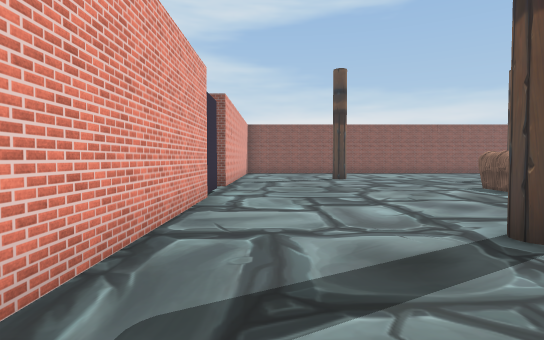
View 1 (above)

24 first-person views from a walk through a Unity game level. The camera is 1.5 m above the floor, tilts 2° down and sees 80° across. Doors are open. The floor is counted in squares, 2 m on a side. Each view is taken from the middle of a square. On the plan, view 1 faces up. The plan holds only what a view shows up to about 11 squares ahead; the rest is blank. The place goes on beyond the plan. The player is left out. Some animated figures are not drawn. Some surface patterns are stand-ins.

View 2
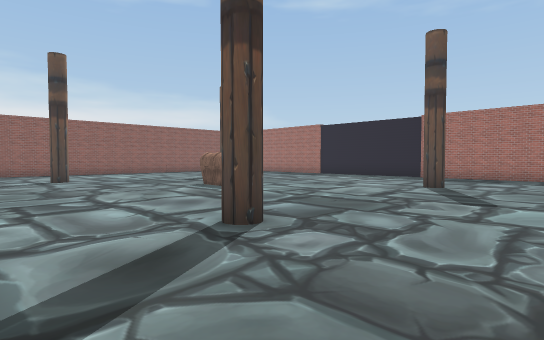

View 3
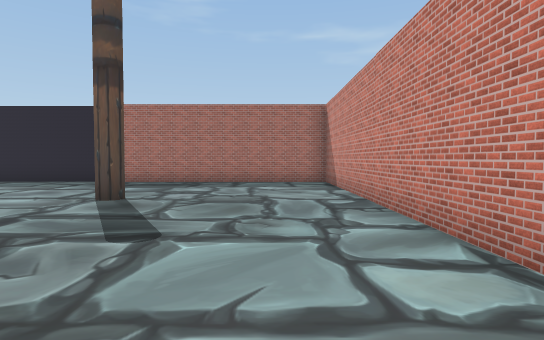

View 4
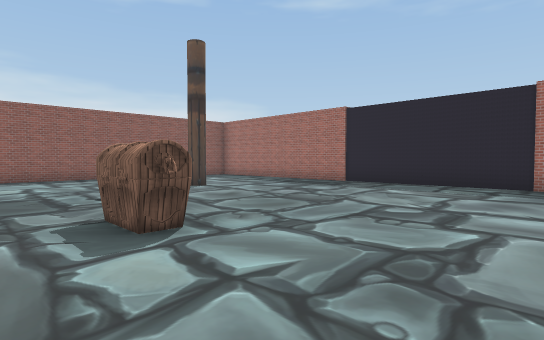

View 5
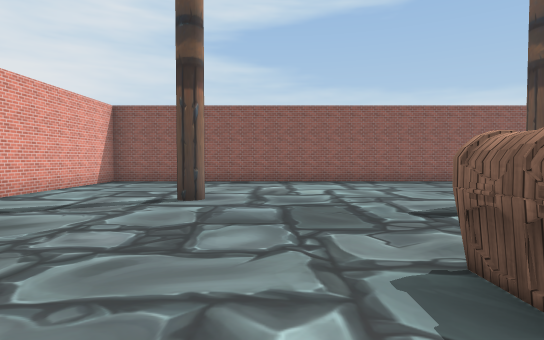

View 6
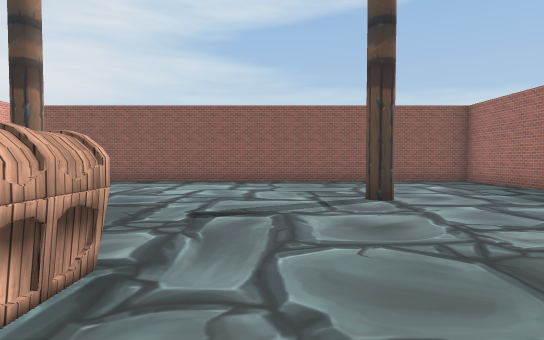

View 7
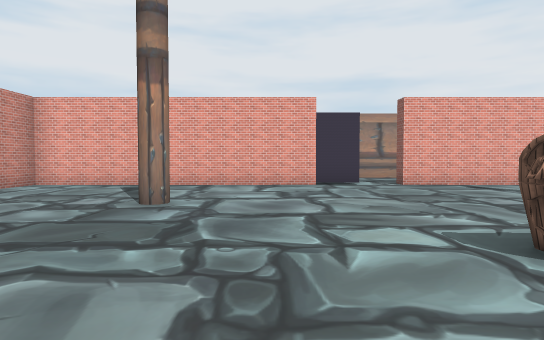

View 8
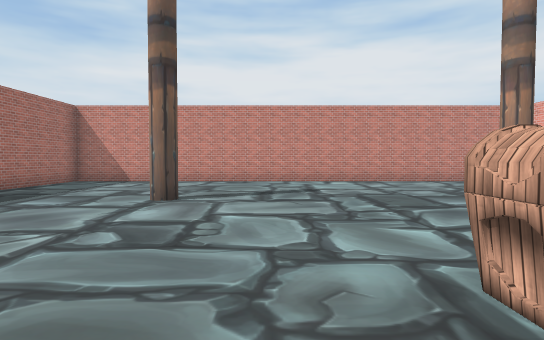

View 9
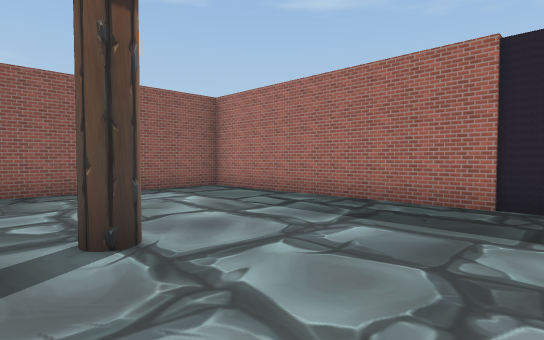

View 10
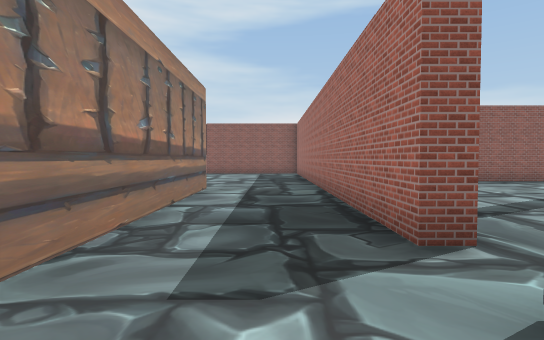

View 11
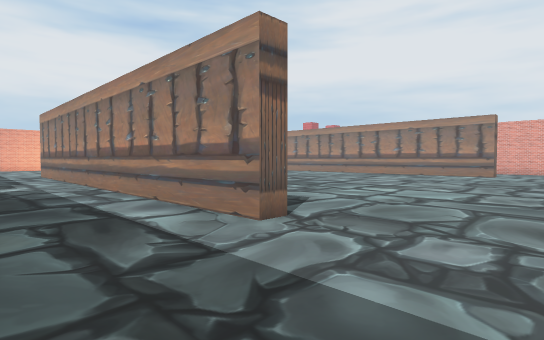

View 12
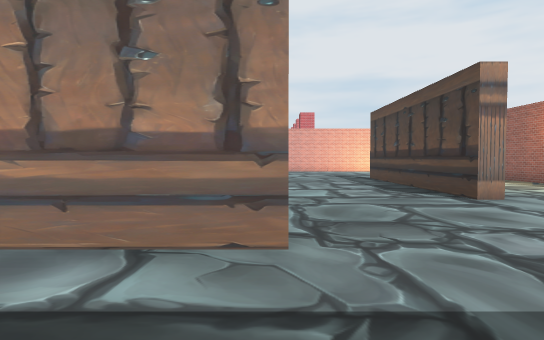

View 13
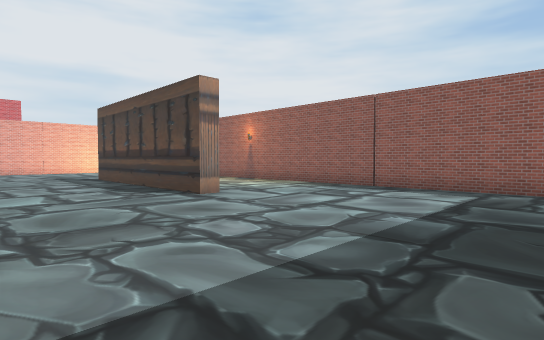

View 14
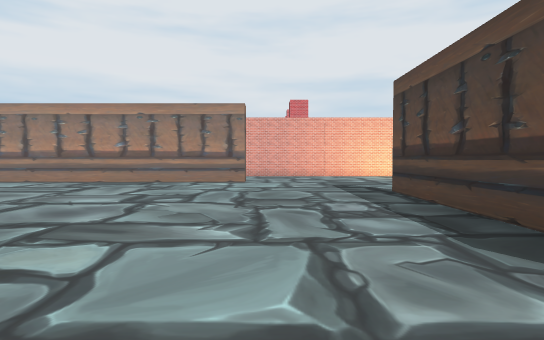

View 15
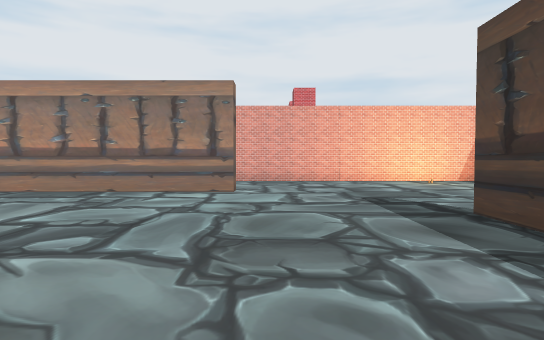

View 16
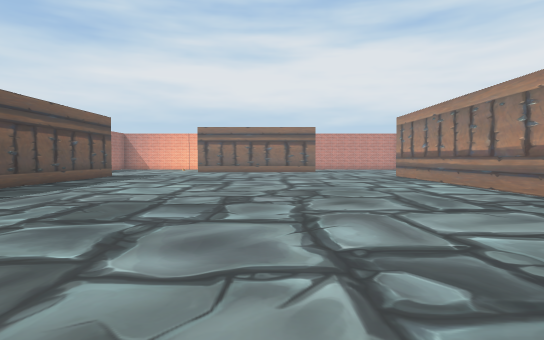

View 17
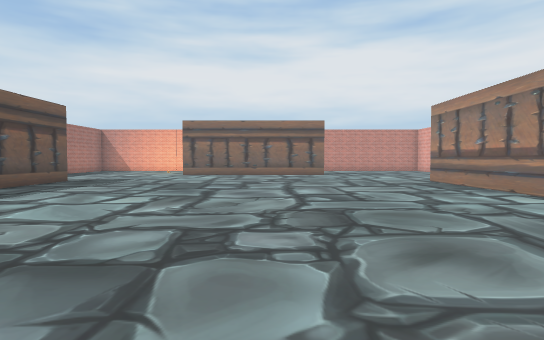

View 18
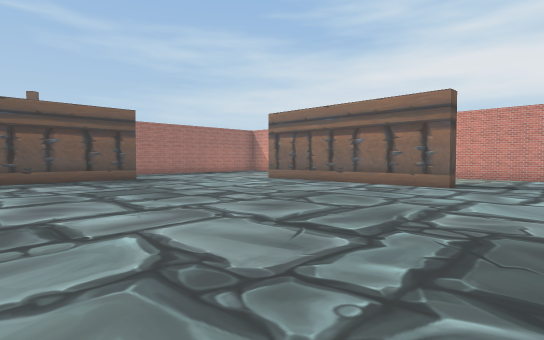

View 19
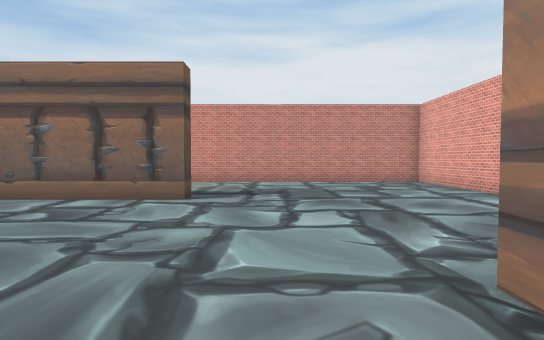

View 20
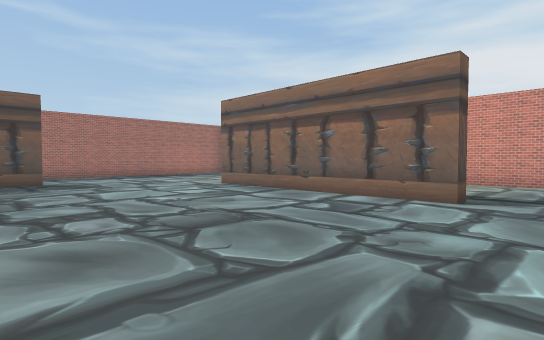

View 21
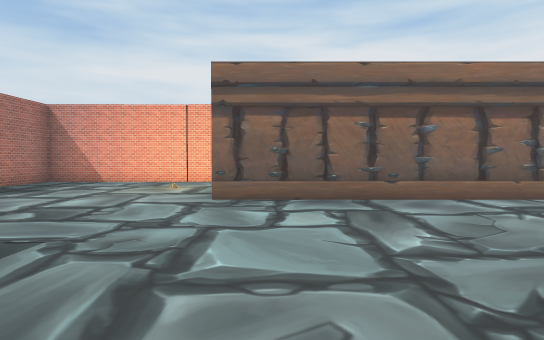

View 22
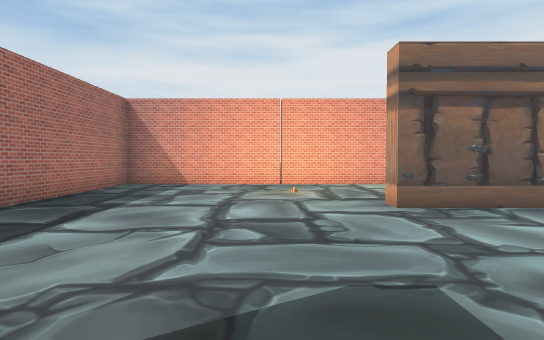

View 23
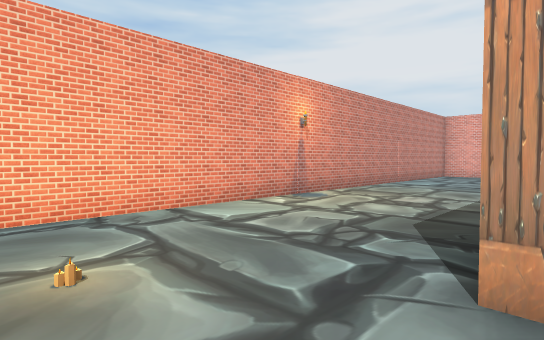

View 24
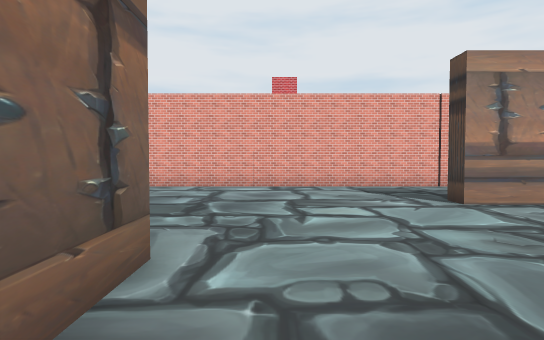

### Floor plan
Points are (right, up) in squares from view 1. A wall is a line through its corners. A room is listed if a view was taken in it or the views show most of it. See-through windows are left out.
Room 1 (views 1, 2, 3, 4, 5, 6, 7, 8, 9)
walls: (-1.2, 7.6) (-1.2, -1.8) (13.5, -1.7) (13.5, 16.8) (-1.2, 16.7) (-1.2, 8.7) (-1.8, 8.7)
ways out: open door at (-1.5, 8.5) to room 2
objects: chest (5, 7) to (6, 8)
Room 2 (views 10, 11, 12, 13, 14, 15, 16, 17, 18, 19, 20, 21, 22, 23, 24)
walls: (-5.2, 1.1) (-5.2, 6.9); (-5.2, 14.1) (-4.6, 14.1) (-4.6, 4); (-1.8, 8.7) (-1.8, 17); (-17.3, 14.2) (-17.3, 1.2) (-17.9, 1.2); (-20.8, 2.9) (-20.8, -7.5) (-1.8, -7.5) (-1.8, -3); (-14.4, -3.5) (-14.4, -2.9) (-7.9, -2.9) (-7.9, -3.5); (-7.9, 18.4) (-7.9, 17.8) (-14.5, 17.8); (-11.8, 22.2) (-13.1, 22.2); (-2.7, 22.3) (-9.3, 22.3); (-20.8, 21.9) (-20.8, 13.8)
ways out: open door at (-1.5, 8.5) to room 1

Positions as (right, up) in squares from view 1, and headings:
1: (0, 0), facing up
2: (0, 0), facing up-right
3: (3, 0), facing right
4: (4, 4), facing up-right
5: (4, 6), facing up
6: (7, 6), facing up
7: (8, 5), facing left
8: (7, 9), facing down
9: (8, 9), facing up-right
10: (-3, 6), facing up
11: (-2, 17), facing down-left
12: (-2, 14), facing left
13: (-2, 14), facing up-left
14: (-7, 15), facing left
15: (-10, 15), facing left
16: (-12, 15), facing down
17: (-12, 12), facing down
18: (-17, 6), facing down-right
19: (-16, 3), facing down
20: (-16, 3), facing down-right
21: (-9, 3), facing down
22: (-6, 2), facing down
23: (-6, -3), facing down-left
24: (-12, -2), facing left
